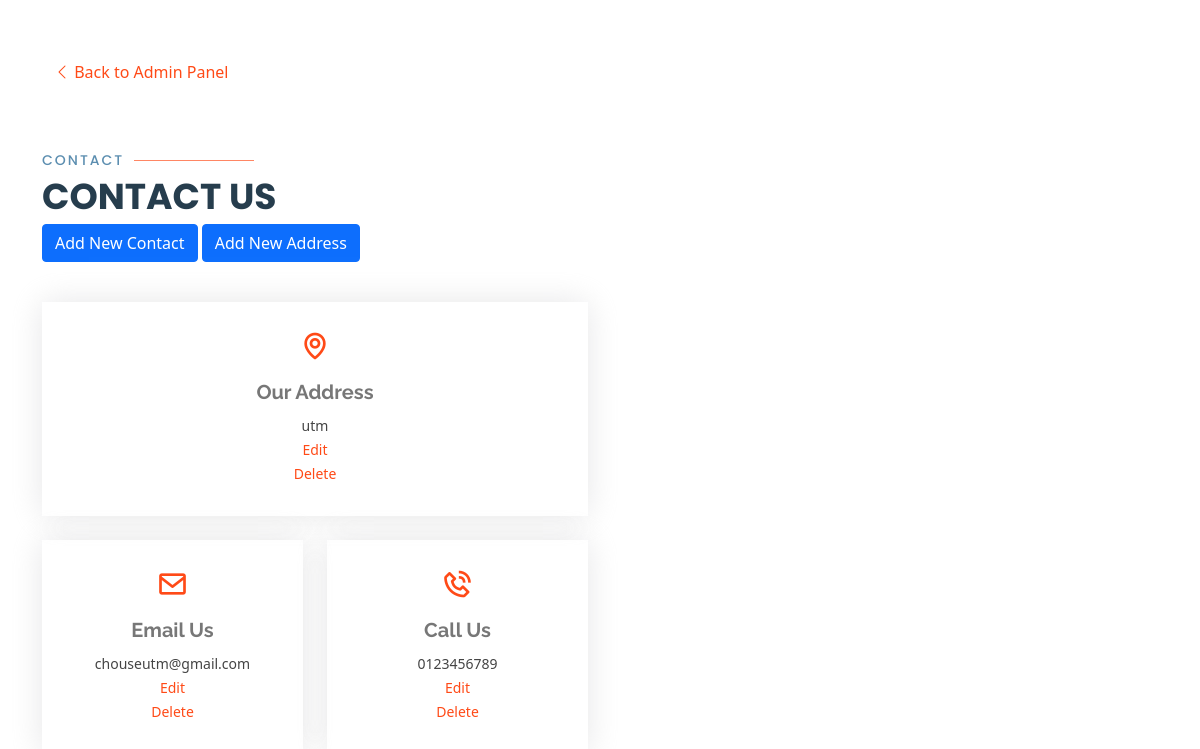
/viewContact.php, run on the app's committed database.
### tables this page shows
CREATE TABLE `tbladdress`  (
  `AddressID` varchar(255) NOT NULL,
  `Address` varchar(255) NULL DEFAULT NULL,
  PRIMARY KEY (`AddressID`) USING BTREE
);

CREATE TABLE `tblcontact`  (
  `ContactID` varchar(255) NOT NULL,
  `phone` varchar(255) NULL DEFAULT NULL,
  `email` varchar(255) NULL DEFAULT NULL,
  PRIMARY KEY (`ContactID`) USING BTREE
);

### viewContact.php (the view, shortened to what this page needs)
<?php include("head.php")?>
    <section id="contact" class="contact">
      <div class="container" data-aos="fade-up">
      <div class="container" data-aos="fade-up" style="color:#ff4a17;">
        <i class="bi bi-chevron-left"></i>
        <a href="admin.php">Back to Admin Panel</a>
    </div>
    <br>
    <br>
    <br>
    <div class=" section-title">
        <h2>Contact</h2>
        <p>Contact Us</p>
        <button type="button" class="btn btn-primary" data-bs-toggle="modal" data-bs-target="#emailmodal">Add New Contact</button>
        <button type="button" class="btn btn-primary" data-bs-toggle="modal" data-bs-target="#addressmodal">Add New Address</button>
      </div>
      <div class="row">
        <div class="col-lg-6">
          <div class="row">
            <div class="col-md-12">
              <div class="info-box">
                <i class="bx bx-map"></i>
                <h3>Our Address</h3>
                <?php
                    mysqli_select_db($conn,"dewi");
                    $sql = "SELECT * FROM tbladdress";
                    $result = mysqli_query($conn,$sql);
                    if(mysqli_num_rows($result)!=0){
                    $row=mysqli_fetch_assoc($result);
                ?>
                <p><?php echo $row['Address'];?></p>
                <p><a href="#" data-bs-toggle="modal" data-bs-target="#updateAddressmodal">Edit</a></p>
                <p><a href="deleteaddress.php?AddressID=<?php echo  $row['AddressID'] ; ?>">Delete</a></p>
                <?php }?>
              </div>
            </div>
            <div class="col-md-6">
              <div class="info-box mt-4">
                <i class="bx bx-envelope"></i>
                <h3>Email Us</h3>
                <?php
                    mysqli_select_db($conn,"businesswebsite");
                    $sql = "SELECT email FROM tblcontact";
                    $result = mysqli_query($conn,$sql);
                    while($row=mysqli_fetch_assoc($result)){
                ?>
                <p><?php echo $row['email'];?></p>
                <p><a href="#"data-bs-toggle="modal" data-bs-target="#updateemailmodal">Edit</a></p>
                <p><a href="deletecontact.php?email=<?php echo  $row['email'] ; ?>">Delete</a></p>
                <?php } ?>
              </div>
            </div>
            <div class="col-md-6">
              <div class="info-box mt-4">
                <i class="bx bx-phone-call"></i>
                <h3>Call Us</h3>
                <?php
                    mysqli_select_db($conn,"businesswebsite");
                    $sql = "SELECT phone FROM tblcontact";
                    $result = mysqli_query($conn,$sql);
                    while($row=mysqli_fetch_assoc($result)){
                ?>
                <p><?php echo $row['phone'] ; ?></p>
                <p><a href="#"data-bs-toggle="modal" data-bs-target="#updatephonemodal">Edit</a></p>
                <p><a href="deletecontact.php?phone=<?php echo  $row['phone'] ; ?>">Delete</a></p>
                <?php  } ?>
              </div>
            </div>
          </div>
        </div>
      </div>
      </div>
    </section>
    <?php
  require_once 'foot.php';
?>

### assets/css/style.css (style rules this page uses)
body { font-family: "Open Sans", sans-serif; color: #444444; }
a { color: #ff4a17; text-decoration: none; }
h1, h2, h3, h4, h5, h6 { font-family: "Raleway", sans-serif; }
section { padding: 60px 0; overflow: hidden; }
.section-title { padding-bottom: 40px; }
.section-title h2 { font-size: 14px; font-weight: 500; padding: 0; line-height: 1px; margin: 0 0 5px 0; letter-spacing: 2px; text-transform: uppercase; color: #5c8eb0; font-family: "Poppins", sans-serif; }
.section-title h2::after { content: ""; width: 120px; height: 1px; display: inline-block; background: #ff8664; margin: 4px 10px; }
.section-title p { margin: 0; margin: 0; font-size: 36px; font-weight: 700; text-transform: uppercase; font-family: "Poppins", sans-serif; color: #263d4d; }
.contact .info-box { color: #444444; text-align: center; box-shadow: 0 0 30px rgba(214, 215, 216, 0.6); padding: 20px 0 30px 0; }
.contact .info-box i { font-size: 32px; color: #ff4a17; border-radius: 50%; padding: 8px; }
.contact .info-box h3 { font-size: 20px; color: #777777; font-weight: 700; margin: 10px 0; }
.contact .info-box p { padding: 0; line-height: 24px; font-size: 14px; margin-bottom: 0; }

### assets/css/adminstyle.css (style rules this page uses)
.contact .info-box { color: #444444; text-align: center; box-shadow: 0 0 30px rgba(214, 215, 216, 0.6); padding: 20px 0 30px 0; }
.contact .info-box i { font-size: 32px; color: #ff4a17; border-radius: 50%; padding: 8px; }
.contact .info-box h3 { font-size: 20px; color: #777777; font-weight: 700; margin: 10px 0; }
.contact .info-box p { padding: 0; line-height: 24px; font-size: 14px; margin-bottom: 0; }

### viewContact.php (style rules this page uses)
a { color: #ff4a17; text-decoration: none; }

### data on the page
tbladdress: Address "utm"
tblcontact: email "chouseutm@gmail.com", phone "0123456789"
